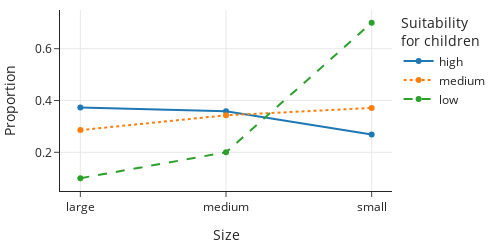

Notebook cell for this chart:
### Markdown cell above
The line plot that follows provides a visualization of these proportions.
There is one "line" (set of connected dots) for each suitability level.
The connected dots give the breakdown of size within a suitability category.
We see that breeds with low suitability for kids are primarily small:

### Code cell
fig = px.line(prop_table_t, y=prop_table_t.columns, 
        x=prop_table_t.index, line_dash='kids',
        markers=True, width=500, height=250)

fig.update_layout(
    yaxis_title="Proportion", xaxis_title="Size",
    legend_title="Suitability <br>for children"
)

### Figure 1 — Plotly figure (JSON) as saved in the notebook; plotly's stock layout.template omitted (floating-point values rounded to 4 significant figures)
{"data": [{"hovertemplate": "kids=high<br>size=%{x}<br>value=%{y}<extra></extra>", "legendgroup": "high", "line": {"color": "#1F77B4", "dash": "solid"}, "marker": {"symbol": "circle"}, "mode": "markers+lines", "name": "high", "orientation": "v", "showlegend": true, "type": "scatter", "x": ["large", "medium", "small"], "xaxis": "x", "y": [0.3731, 0.3582, 0.2687], "yaxis": "y"}, {"hovertemplate": "kids=medium<br>size=%{x}<br>value=%{y}<extra></extra>", "legendgroup": "medium", "line": {"color": "#FF7F0E", "dash": "dot"}, "marker": {"symbol": "circle"}, "mode": "markers+lines", "name": "medium", "orientation": "v", "showlegend": true, "type": "scatter", "x": ["large", "medium", "small"], "xaxis": "x", "y": [0.2857, 0.3429, 0.3714], "yaxis": "y"}, {"hovertemplate": "kids=low<br>size=%{x}<br>value=%{y}<extra></extra>", "legendgroup": "low", "line": {"color": "#2CA02C", "dash": "dash"}, "marker": {"symbol": "circle"}, "mode": "markers+lines", "name": "low", "orientation": "v", "showlegend": true, "type": "scatter", "x": ["large", "medium", "small"], "xaxis": "x", "y": [0.1, 0.2, 0.7], "yaxis": "y"}], "layout": {"height": 250, "legend": {"title": {"text": "Suitability <br>for children"}, "tracegroupgap": 0}, "width": 500, "xaxis": {"anchor": "y", "autorange": true, "domain": [0, 1], "range": [-0.1398, 2.14], "title": {"text": "Size"}, "type": "category"}, "yaxis": {"anchor": "x", "autorange": true, "domain": [0, 1], "range": [0.05058, 0.7494], "title": {"text": "Proportion"}, "type": "linear"}}}
